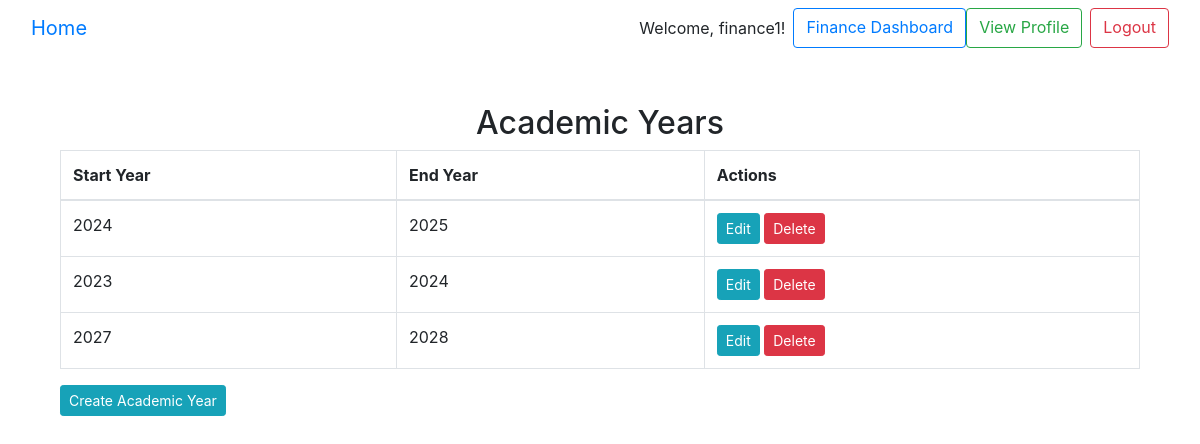
/classes/academic_years/ (signed in), run on the app's committed database.
### core/models.py (models this page shows, shortened)
class CustomUser(AbstractUser):
    ROLE_CHOICES = [
        ('admin', 'Admin'),
        ('hod', 'Head of Department'),
        ('lecturer', 'Lecturer'),
        ('finance', 'Finance Employee'),
        ('security', 'Security Employee'),
    ]
    is_hod = models.BooleanField(default=False)
    is_finance_employee = models.BooleanField(default=False)
    is_security_employee = models.BooleanField(default=False)
    is_lecturer = models.BooleanField(default=False)
    role = models.CharField(max_length=20, choices=ROLE_CHOICES)
    photo = models.ImageField(upload_to='user_photos/', blank=True, null=True)

### classes/models.py (models this page shows, shortened)
class AcademicYear(models.Model):
    year_start = models.IntegerField()
    year_end = models.IntegerField()

### classes/views.py (the view)
# urls.py: path('academic_years/', views.list_academic_years, name='list_academic_years'),
@login_required
def list_academic_years(request):
    academic_years = AcademicYear.objects.all()
    return render(request, 'classes/list_academic_years.html', {'academic_years': academic_years})

### classes/templates/classes/list_academic_years.html (shortened to what this page needs)
{% extends 'base.html' %}
{% block content %}
<div class="container mt-5">
    <h2 class="text-center">Academic Years</h2>
    <table class="table table-bordered">
        <thead>
            <tr>
                <th>Start Year</th>
                <th>End Year</th>
                <th>Actions</th>
            </tr>
        </thead>
        <tbody>
            {% for year in academic_years %}
            <tr>
                <td>{{ year.year_start }}</td>
                <td>{{ year.year_end }}</td>
                <td>
                    <a href="{% url 'classes:update_academic_year' year.id %}" class="btn btn-info btn-sm">Edit</a>
                    <a href="{% url 'classes:delete_academic_year' year.id %}" class="btn btn-danger btn-sm">Delete</a>
                </td>
            </tr>
            {% endfor %}
        </tbody>
    </table>
    <a href="{% url 'classes:create_academic_year' %}" class="btn btn-info btn-sm">Create Academic Year</a>
</div>
{% endblock %}

### core/templates/base.html (shortened to what this page needs)
<!DOCTYPE html>
<html lang="en">
<head>
    <link href="https://maxcdn.bootstrapcdn.com/bootstrap/4.5.2/css/bootstrap.min.css" rel="stylesheet">
</head>
<body>
    <nav class="navbar navbar-expand-lg bg-body-tertiary">
        <div class="container-fluid">
            <a class="navbar-brand" href="{% url 'core:home' %}">Home</a>
          <form class="d-flex" role="search">
            {% if user.is_authenticated %}
                <span class="navbar-text">Welcome, {{ user.username }}!</span>
                {% if user.is_hod %}
                    <a href="{% url 'dashboard:hod_dashboard' %}" class="btn btn-outline-primary ml-2">HOD Dashboard</a>
                {% elif user.is_lecturer %}
                    <a href="{% url 'dashboard:lecturer_dashboard' %}" class="btn btn-outline-primary ml-2">Lecturer Dashboard</a>
                {% elif user.is_finance_employee %}
                    <a href="{% url 'dashboard:finance_dashboard' %}" class="btn btn-outline-primary ml-2">Finance Dashboard</a>
                {% elif user.is_security_employee %}
                    <a href="{% url 'dashboard:security_dashboard' %}" class="btn btn-outline-primary ml-2">Security Dashboard</a>
                {% endif %}
                <a href="{% url 'core:profile' %}" class="btn btn-outline-success">View Profile</a>
                <a href="{% url 'core:logout' %}" class="btn btn-outline-danger ml-2">Logout</a>
            {% else %}
                <a href="{% url 'core:login' %}" class="btn btn-outline-primary ml-2">Login</a>
            {% endif %}
          </form>
        </div>
    </nav>
    <div class="container mt-4">
        {% block content %}{% endblock %}
    </div>
</body>
</html>

### data on the page
CustomUser: username "finance1"
AcademicYear: year_start "2024", year_end "2025"
AcademicYear: year_start "2023", year_end "2024"
AcademicYear: year_start "2027", year_end "2028"
